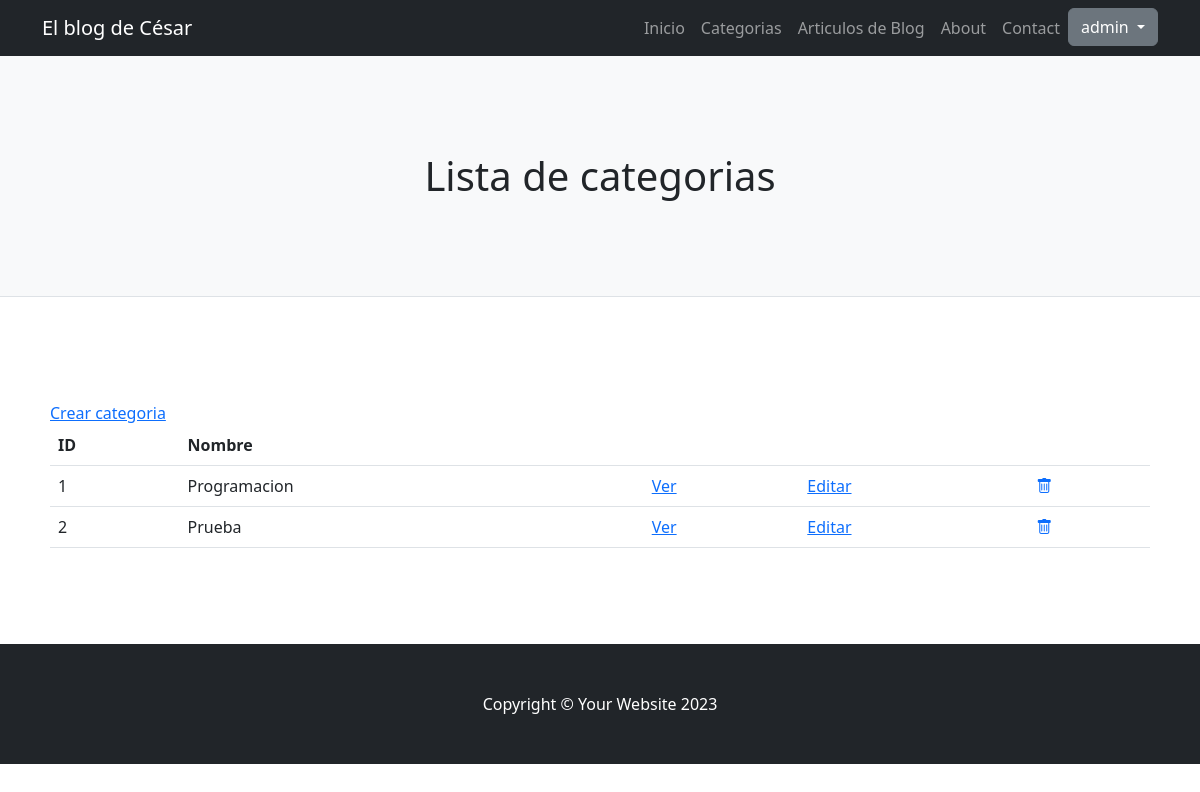
/blog/categorias/ (signed in), run on the app's committed database.
### blog/models.py (models this page shows, shortened)
class Categoria(models.Model):
    nombre = models.CharField(max_length=40)

### blog/views.py (the view)
# urls.py: path("categorias/", CategoriaListView.as_view(), name="categorias"),
class CategoriaListView(LoginRequiredMixin, ListView):
    model = Categoria
    template_name = 'blog/categorias.html'

### blog/templates/blog/categorias.html
{% extends "blog/base.html" %}
{% block titulo %}
<h1>Lista de categorias</h1>
{% endblock titulo %}
{% block contenido %}
<section>
  <div>
    <a href="{% url 'crear_categoria' %}">Crear categoria</a>
    <br />
    <table class="table">
      <tbody>
        <tr>
          <th>ID</th>
          <th>Nombre</th>
          <td></td>
          <td></td>
          <td></td>
        </tr>
        {% for categoria in object_list %}
        <tr>
          <td>{{ categoria.id }}</td>
          <td>{{ categoria.nombre }}</td>
          <td>
            <a href="{% url 'ver_categoria' categoria.id %}">Ver</a>
          </td>
          <td>
            <a href="{% url 'editar_categoria' categoria.id %}">Editar</a>
          </td>
          <td>
            <a href="{% url 'eliminar_categoria' categoria.id %}">
              <i class="bi bi-trash"></i>
            </a>
          </td>
        </tr>
        {% endfor %}
      </tbody>
    </table>
  </div>
</section>
{% endblock contenido %}

### blog/templates/blog/base.html (shortened to what this page needs)
{% load static %}
<!DOCTYPE html>
<html lang="en">
    <head>
        <link href="https://cdn.jsdelivr.net/npm/bootstrap-icons@1.5.0/font/bootstrap-icons.css" rel="stylesheet" type="text/css" />
        <link href= {% static "css/styles.css" %} rel="stylesheet" />
    </head>
    <body>
        <nav class="navbar navbar-expand-lg navbar-dark bg-dark">
            <div class="container">
                <a class="navbar-brand" href="#!">El blog de César</a>
                <div class="collapse navbar-collapse" id="navbarSupportedContent">
                    <ul class="navbar-nav ms-auto mb-2 mb-lg-0">
                        <li class="nav-item"><a class="nav-link" href="{% url 'inicio' %}">Inicio</a></li>
                        <li class="nav-item"><a class="nav-link" href="{% url 'categorias' %}">Categorias</a></li>
                        <li class="nav-item"><a class="nav-link" href="{% url 'articulos' %}">Articulos de  Blog</a></li>
                        <li class="nav-item"><a class="nav-link" href="#!">About</a></li>
                        <li class="nav-item"><a class="nav-link" href="#!">Contact</a></li>
                        {% if user.is_authenticated %}
                        <div class="dropdown">
                            <button class="btn btn-secondary dropdown-toggle" type="button" id="dropdownMenuButton1" data-bs-toggle="dropdown" aria-expanded="false">
                                <div style="display: inline-flex;">
                                    <span>{{ user.username }}</span>
                                </div>
                            </button>
                        </div>
                    </div>
                    {% else %}
                    <li class="nav-item"><a class="nav-link active" aria-current="page" href="{% url 'registro' %}">Registro</a></li>
                    <li class="nav-item"><a class="nav-link active" aria-current="page" href="{% url 'login' %}">Iniciar sesion</a></li>
                    {% endif %}
                </div>
        </nav>
        <header class="py-5 bg-light border-bottom mb-4">
            <div class="container">
                <div class="text-center my-5">
                    {% block titulo %}
                    {% endblock titulo %}
                </div>
            </div>
        </header>
        <section style = "padding:80px 50px;">
            {% block contenido %}
            {% endblock contenido %}
        </section>
        <footer class="py-5 bg-dark">
            <div class="container"><p class="m-0 text-center text-white">Copyright &copy; Your Website 2023</p></div>
        </footer>
    </body>
</html>

### data on the page
Categoria: id "1", nombre "Programacion"
Categoria: id "2", nombre "Prueba"

### other printed values
{{ user.username }} "admin"
